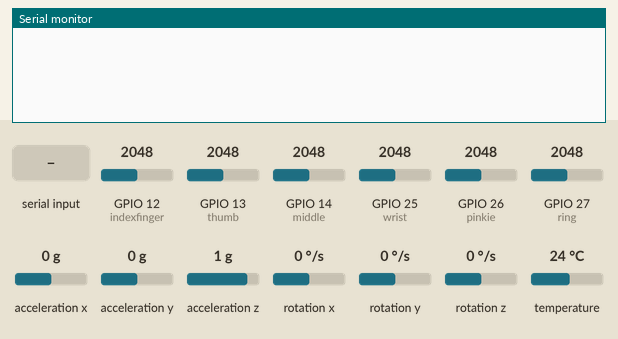
This sketch was run on a simulated ESP32. On the bench: the last lines printed to the serial monitor. Inputs (shaded band) come from the test bench; at power-on: GPIO 12 (indexfinger) = 2048, GPIO 13 (thumb) = 2048, GPIO 14 (middle) = 2048, GPIO 25 (wrist) = 2048, GPIO 26 (pinkie) = 2048, GPIO 27 (ring) = 2048, acceleration x 0 g, acceleration y 0 g, acceleration z 1 g, rotation x 0 °/s, rotation y 0 °/s, rotation z 0 °/s, temperature 24 °C.

Above: at 1.3 s.
1.4 s: "s\n" received over Serial
At 1.51 s:
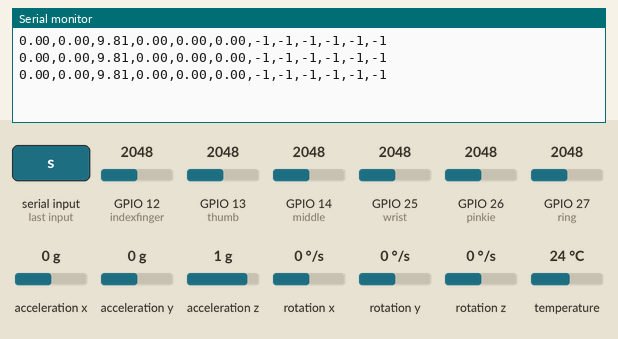
3.3 s: "c\n" received over Serial
At 3.9 s:
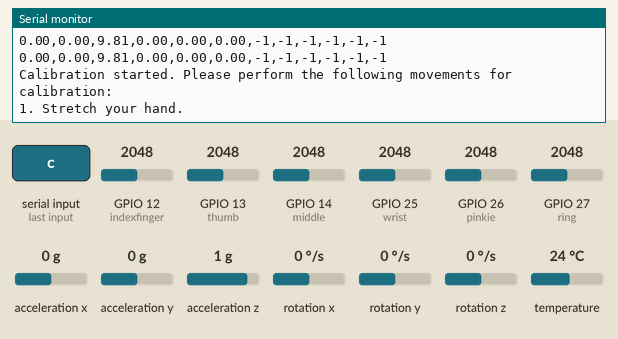

The sketch:

collect_data_3s.ino
```cpp
#include <Wire.h>
#include <Adafruit_MPU6050.h>
#include <Adafruit_Sensor.h>

Adafruit_MPU6050 mpu;
long last_sample_millis = 0;

//initialize for start/stop function in serial monitor
char a;
bool capture = false;

//initialise flex sensor pins
const int thumb = 13;       // Pin for Flex-Sensor on Thumb             /blue
const int indexfinger = 12; // Pin for Flex-Sensor on index finger      /yellow
const int middle = 14;      // Pin for Flex-Sensor on middle finger     /green
const int ring = 27;        // Pin for Flex-Sensor on ring finger       /orange
const int pinkie = 26;      // Pin for Flex-Sensor on pinkie finger     /violett
const int wrist = 25;       // Pin for Flex-Sensor over wrist           /white

/* connect IMU:
 *  1: VCC to 3V3 (power supply)
 *  2: GND to GND
 *  3: SCL to D22
 *  4: SDA to D21
*/

//calibration factors for flex-sensors
const int streched_value = 1000;
const int bent_value = 0;
const int num_flexsensor = 6; // number of flex sensor
int raw_min[num_flexsensor]; // Array for raw_min values of flex-Sensors
int raw_max[num_flexsensor]; // Array for raw_max values of flex-Sensors
const int finger_pins[num_flexsensor] = {thumb, indexfinger, middle, ring, pinkie, wrist}; // Pins for flex-Sensors
bool calibrationStarted = false;

//initialisation for recording 3 seconds if "s" is pressed
unsigned long recordingStartTime = 0;
const unsigned long recordingDuration = 3000; // recording time in Milliseconds (3 seconds)

void setup() {
  Serial.begin(115200); //start serial communication with 115200 baud
  while (!Serial) {
    delay(10); // will pause serial monitor until serial console opens
  }
  // Try to initialize MPU6050
  while (!mpu.begin()) {
    Serial.println("Failed to find MPU6050 chip");
    delay(10);
  }
  mpu.setAccelerometerRange(MPU6050_RANGE_8_G);
  mpu.setGyroRange(MPU6050_RANGE_500_DEG);
  mpu.setFilterBandwidth(MPU6050_BAND_21_HZ);
  Serial.println("");
  delay(100);
}
void loop() {
  //start and stop recording
  if (Serial.available() > 0) {
    a = Serial.read();

    if (a == 's') {
      Serial.print("\n");
      capture = true; // Start recording data
      recordingStartTime = millis(); // start Timer
      Serial.print("\n\n"); // Insert empty lines for differentiation
    }
    else if (a == 'c') {
      calibrationStarted = true;
      calibrateSensors(); // if c is pressed in serial monitor, call calibration of flex sensors
    }
  }
  if (capture) {
    capture_data();

    if (millis() - recordingStartTime >= recordingDuration) {// check it timer expired
      capture = false; // Stop recording data
  }
}
}

void capture_data() {
  /* Get new sensor events with the readings */
  if ((millis() - last_sample_millis) >= 40) {

    last_sample_millis = millis();
    sensors_event_t a, g, temp;
    mpu.getEvent(&a, &g, &temp);

    // read out raw data of flex sensors
    int Value_thumb = analogRead(thumb);
    int Value_indexfinger = analogRead(indexfinger);
    int Value_middle = analogRead(middle);
    int Value_ring = analogRead(ring);
    int Value_pinkie = analogRead(pinkie);
    int Value_wrist = analogRead(wrist);

    //Print out the values of IMU
    Serial.print(a.acceleration.x);
    Serial.print(",");
    Serial.print(a.acceleration.y);
    Serial.print(",");
    Serial.print(a.acceleration.z);
    Serial.print(",");
    Serial.print(g.gyro.x);
    Serial.print(",");
    Serial.print(g.gyro.y);
    Serial.print(",");
    Serial.print(g.gyro.z);
    Serial.print(",");

    // calculate and print calibrated values
    //use calibration factors to clibrate system
    int c_thumb = map(Value_thumb, raw_min[0], raw_max[0], bent_value, streched_value);
    int c_indexfinger = map(Value_indexfinger, raw_min[1], raw_max[1], bent_value, streched_value);
    int c_middle = map(Value_middle, raw_min[2], raw_max[2], bent_value, streched_value);
    int c_ring = map(Value_ring, raw_min[3], raw_max[3], bent_value, streched_value);
    int c_pinkie = map(Value_pinkie, raw_min[4], raw_max[4], bent_value, streched_value);
    int c_wrist = map(Value_wrist, raw_min[5], raw_max[5], bent_value, streched_value);
    //print mapped/calibrated values of flex sensors
    Serial.print(c_thumb);
    Serial.print(",");
    Serial.print(c_indexfinger);
    Serial.print(",");
    Serial.print(c_middle);
    Serial.print(",");
    Serial.print(c_ring);
    Serial.print(",");
    Serial.print(c_pinkie);
    Serial.print(",");
    Serial.println(c_wrist);

    delay(10); // delay for stability and gathering data in serial plot
  }
}
void calibrateSensors() {
  Serial.println("Calibration started. Please perform the following movements for calibration:");

  // Stretch hand
  Serial.println("1. Stretch your hand.");
  calibrateMovementMultiple();
  delay(2000); // Pause to stretch hand

  // Ball fist
  Serial.println("2. Ball your fist.");
  calibrateMovementMultiple();
  delay(2000); // Pause to ball fist

// Bend each finger individually
// Array with ifnger names
const char* finger_names[num_flexsensor] = {"thumb", "index finger", "middle finger", "ring finger", "pinkie Finger", "wrist"};
Serial.println("3. Bend each finger individually.");
for (int i = 0; i < num_flexsensor-1; i++) {
  Serial.print("Bend ");
  Serial.print(finger_names[i]); // Namen des aktuellen Fingers ausgeben
  Serial.println();
  calibrateMovementMultiple(i);
  delay(2000); // Pause time to bend finger
}

  // Move wrist
  Serial.println("4. Move your wrist.");
  calibrateMovementMultiple();
  delay(3000); // Pause to move wrist

// Print calibration data for assurance
Serial.println("Calibration done. Raw values:");
for (int i = 0; i < num_flexsensor; i++) {
  Serial.print(finger_names[i]); // Print the name of the finger
  Serial.print(": min=");
  Serial.print(raw_min[i]);
  Serial.print(", max=");
  Serial.println(raw_max[i]);
  }
}

// Function to calibrate movement and update raw_min and raw_max arrays for all sensors
void calibrateMovementMultiple() {
  int num_measurements = 5; // Number of measurements to take
  for (int m = 0; m < num_measurements; m++) {
    for (int i = 0; i < num_flexsensor; i++) {
      int raw_value = analogRead(finger_pins[i]);
      // Update raw_max if current value is greater
      if (raw_value > raw_max[i]) {
        raw_max[i] = raw_value;
      }
      // Update raw_min if current value is lesser
      if (raw_value < raw_min[i]) {
        raw_min[i] = raw_value;
      }
    }
    delay(100); // Delay between measurements
  }
}

// Function to calibrate movement and update raw_min and raw_max arrays for a specific sensor
void calibrateMovementMultiple(int sensor_index) {
  int num_measurements = 5; // Number of measurements to take
  int max_raw = 0;
  int min_raw = 1023; // Assuming analogRead range is 0-1023
  for (int m = 0; m < num_measurements; m++) {
    int raw_value = analogRead(finger_pins[sensor_index]);
    // Update max_raw if current value is greater
    if (raw_value > max_raw) {
      max_raw = raw_value;
    }
    // Update min_raw if current value is lesser
    if (raw_value < min_raw) {
      min_raw = raw_value;
    }
    delay(100); // Delay between measurements
  }
  // Update raw_max and raw_min arrays for the specific sensor
  // Update raw_max if max_raw is greater
  if (max_raw > raw_max[sensor_index]) {
    raw_max[sensor_index] = max_raw;
  }
  // Update raw_min if min_raw is lesser
  if (min_raw < raw_min[sensor_index]) {
    raw_min[sensor_index] = min_raw;
  }
}
```

Measured:
- after the input at 1.4 s, the serial monitor: prints a new line at once (image 1)
- after the input at 3.3 s, the serial monitor: prints a new line at once (image 2)
